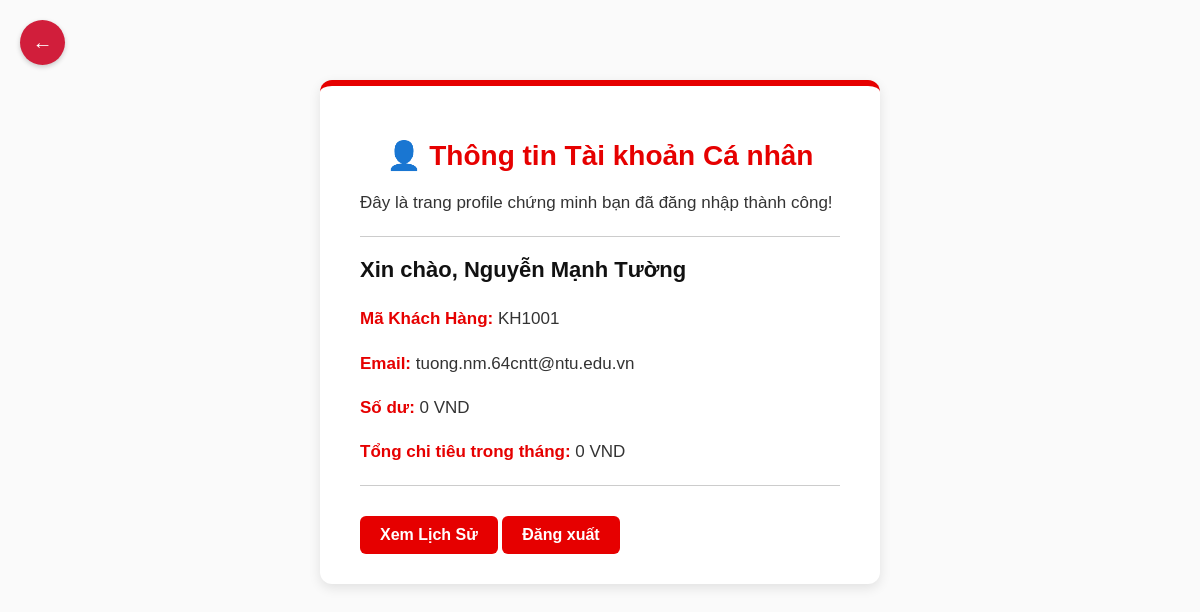
The app's page /profile/profile.php (signed in) with its own data.
### tables this page shows
CREATE TABLE `khachhang` (
  `MaKhachHang` varchar(10) NOT NULL,
  `HoTen` varchar(100) NOT NULL,
  `Email` varchar(100) DEFAULT NULL,
  `SoDienThoai` varchar(15) DEFAULT NULL,
  `MatKhau` varchar(255) NOT NULL,
  `SoDu` decimal(10,2) DEFAULT 0.00
);

### profile/profile.php (the view, shortened to what this page needs)
<?php
require "../Connection.php";
$ma_khach_hang = mysqli_real_escape_string($conn, $_SESSION['user_id']);
$sql = "SELECT HoTen, Email, SoDu FROM khachhang WHERE MaKhachHang = '$ma_khach_hang'";
$result = mysqli_query($conn, $sql);
$khach_hang = mysqli_fetch_assoc($result);
$current_month = date('m');
$current_year = date('Y');
$sql_tongtien = "SELECT SUM(TongTien) AS tong_chi_tieu
                 FROM datve
                 WHERE MaKhachHang = '$ma_khach_hang'
                 AND MONTH(ThoiGianDat) = '$current_month'
                 AND YEAR(ThoiGianDat) = '$current_year'";
$result_tongtien = mysqli_query($conn, $sql_tongtien);
$tong_chi_tieu = mysqli_fetch_assoc($result_tongtien)['tong_chi_tieu'];
if (!$tong_chi_tieu) $tong_chi_tieu = 0;
?>
<!DOCTYPE html>
<html lang="en">
<head>
    <link rel="stylesheet" href="../styleproflie.css">
</head>
<body>
    <a href="../index.php" class="btn-back-fixed" title="Quay lại Trang Chủ">
        <span>&larr;</span>
    </a>
    <div class="wrapper">
        <div class="main">
            <h2>👤 Thông tin Tài khoản Cá nhân</h2>
            <p>Đây là trang profile chứng minh bạn đã đăng nhập thành công!</p>
            <?php if ($khach_hang): ?>
            <hr>
            <h3>Xin chào, <?php echo htmlspecialchars($khach_hang['HoTen']); ?></h3>
            <p><strong>Mã Khách Hàng:</strong> <?php echo htmlspecialchars($ma_khach_hang); ?></p>
            <p><strong>Email:</strong> <?php echo htmlspecialchars($khach_hang['Email']); ?></p>
            <p><strong>Số dư:</strong> <?php echo number_format($khach_hang['SoDu'], 0, ',', '.'); ?> VND</p>
            <p><strong>Tổng chi tiêu trong tháng:</strong> <?php echo number_format($tong_chi_tieu, 0, ',', '.'); ?> VND</p>
            <?php else: ?>
            <p style="color: red;">Không tìm thấy thông tin khách hàng với ID: <?php echo htmlspecialchars($ma_khach_hang); ?>.</p>
            <?php endif; ?>
            <hr>
            <a href="../chi_tiet_phim/lich_su_dat_ve.php" class="btn-logout">Xem Lịch Sử</a>
            <a href="../Login&Register/logout.php" class="btn-logout">Đăng xuất</a>
        </div>
    </div>
</body>
</html>

### styleproflie.css (style rules this page uses)
body { margin: 0; padding: 0; font-family: Arial, sans-serif; background: #fafafa; }
.wrapper { width: 100%; display: flex; justify-content: center; margin-top: 40px; }
.main { width: 60%; background: #fff; padding: 30px 40px; border-radius: 12px; box-shadow: 0 4px 12px rgba(0,0,0,0.1); border-top: 6px solid #e60000; }
.main h2 { text-align: center; font-size: 28px; margin-bottom: 10px; color: #e60000; }
.main h3 { color: #111; margin-top: 20px; font-size: 22px; }
p { font-size: 17px; line-height: 1.6; color: #333; }
.main strong { color: #e60000; font-weight: bold; }
.main hr { border: none; border-top: 1px solid #ccc; margin: 20px 0; }
.main a { display: inline-block; background: #e60000; color: #fff; padding: 10px 20px; border-radius: 6px; text-decoration: none; font-weight: bold; transition: 0.25s; }

### profile/profile.php (style rules this page uses)
:root { --primary-red: #d11e3b; --dark-red: #a3182d; }
.wrapper { max-width: 800px; width: 90%; margin: 20px auto; margin-top: 80px; }
.btn-back-fixed { position: fixed; top: 20px; left: 20px; width: 45px; height: 45px; border-radius: 50%; background-color: var(--primary-red); color: white; text-align: center; line-height: 45px; text-decoration: none; font-size: 20px; font-weight: bold; box-shadow: 0 2px 5px rgba(0,0,0,0.2); transition: background-color 0.3s, transform 0.2s; z-index: 1000; }
.btn-back-fixed span { display: block; line-height: 45px; }
.btn-logout { display: inline-block; padding: 10px 20px; margin-top: 10px; background-color: var(--primary-red); color: white; text-decoration: none; border-radius: 5px; font-weight: bold; transition: background-color 0.3s; }

### records on screen
khachhang: HoTen "Nguyễn Mạnh Tường", Email "tuong.nm.64cntt@ntu.edu.vn", SoDu "0"

### other values on screen
$ma_khach_hang "KH1001"
$tong_chi_tieu "0"
